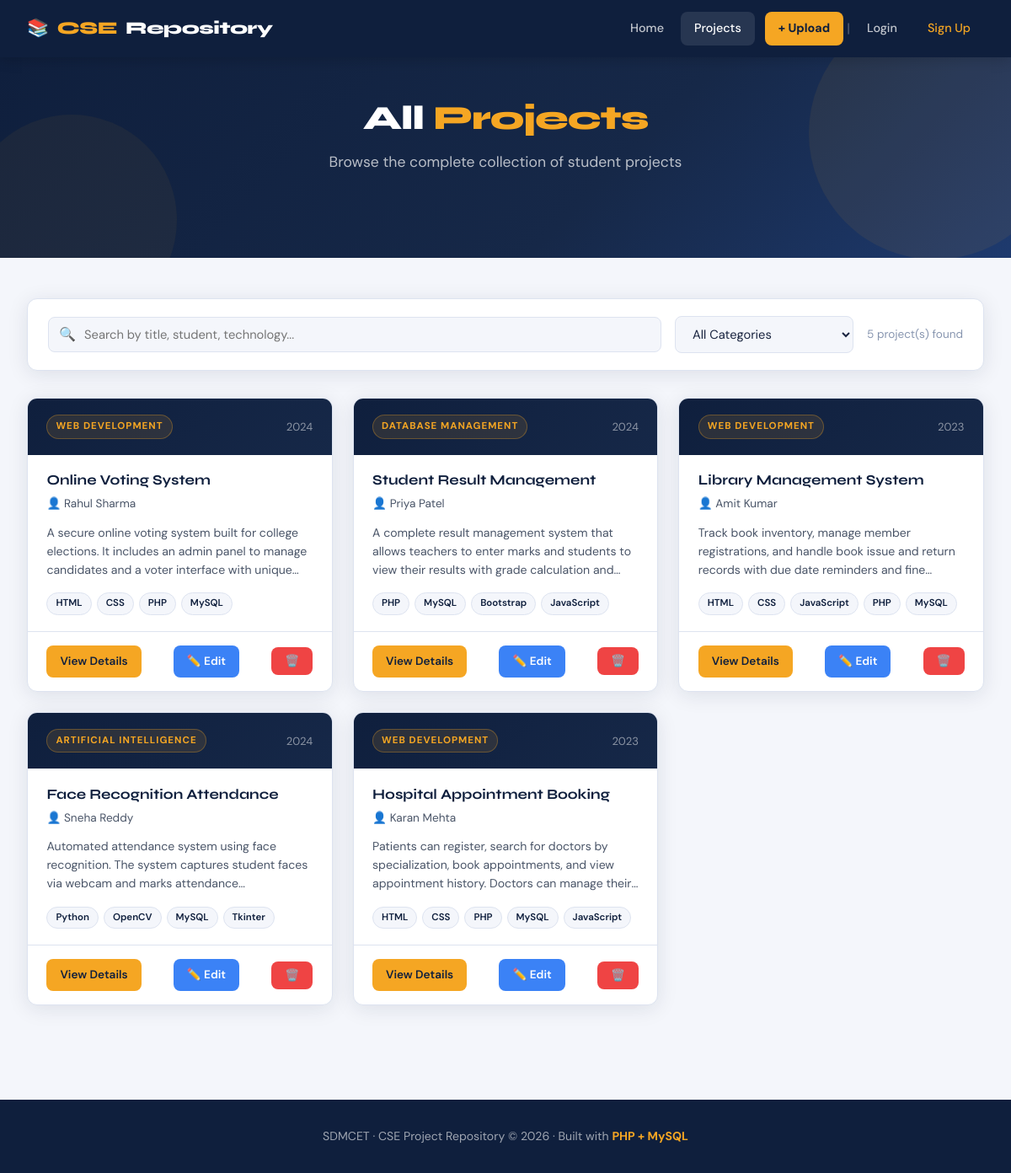
/projects.php, run on an earlier commit of the app's database.
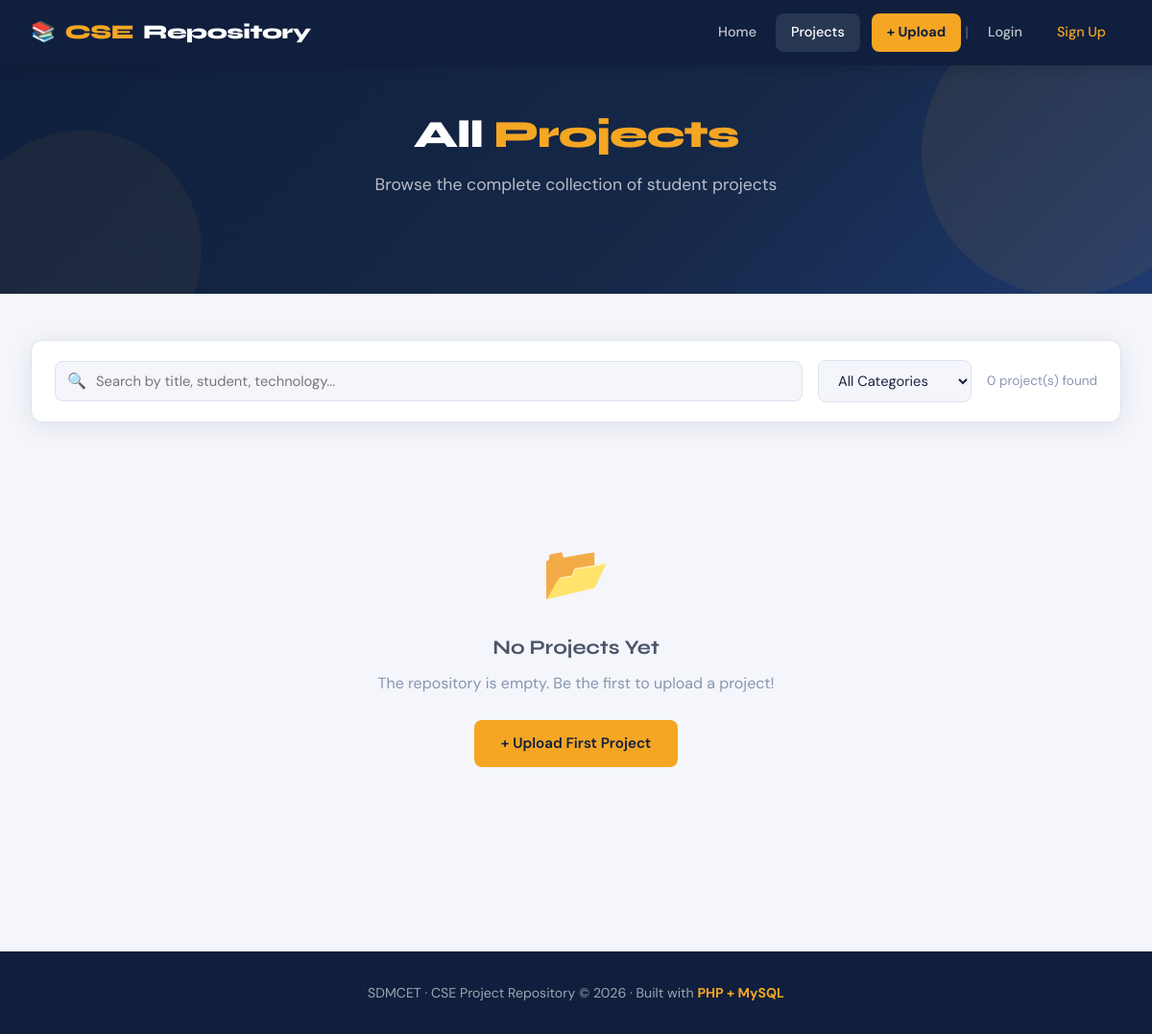
And on a later commit of the database.
### tables this page shows
CREATE TABLE IF NOT EXISTS projects (
    id          INT AUTO_INCREMENT PRIMARY KEY,    
    user_id     INT           NOT NULL,            
    title       VARCHAR(255)  NOT NULL,            
    category    VARCHAR(100)  NOT NULL,            
    technology  VARCHAR(255)  NOT NULL,            
    description TEXT          NOT NULL,            
    github_link VARCHAR(255)  DEFAULT '',          
    created_at  TIMESTAMP     DEFAULT CURRENT_TIMESTAMP,   
    FOREIGN KEY (user_id) REFERENCES users(id) ON DELETE CASCADE   
);

### auth.php (called while the page is built, shortened)
<?php
function isLoggedIn() {
    return isset($_SESSION['user_id']) && !empty($_SESSION['user_id']);
}
?>

### projects.php (the view, shortened to what this page needs)
<?php
include 'auth.php';
include 'db.php';
$projectQuery = "SELECT * FROM projects ORDER BY created_at DESC";
$projectResult = mysqli_query($conn, $projectQuery);
$totalProjects = mysqli_num_rows($projectResult);
?>
<!DOCTYPE html>
<html lang="en">
<head>
    <link rel="stylesheet" href="style.css">
</head>
<body>
<nav>
    <div class="nav-brand">📚 <span>CSE</span> Repository</div>
    <div class="nav-links">
        <a href="index.php">Home</a>
        <a href="projects.php" class="active">Projects</a>
        <?php if (isLoggedIn()): ?>
            <a href="upload.php" class="btn-upload">+ Upload</a>
            <span style="color: rgba(255,255,255,0.3);">|</span>
            <a href="dashboard.php">Dashboard</a>
            <a href="logout.php" style="color: #ef4444;">Logout</a>
        <?php else: ?>
            <a href="upload.php" class="btn-upload">+ Upload</a>
            <span style="color: rgba(255,255,255,0.3);">|</span>
            <a href="login.php">Login</a>
            <a href="signup.php" style="color: var(--amber);">Sign Up</a>
        <?php endif; ?>
    </div>
</nav>
<section class="hero" style="padding: 50px 2rem 60px;">
    <h1 style="font-size: clamp(1.6rem, 4vw, 2.5rem);">All <span>Projects</span></h1>
    <p>Browse the complete collection of student projects</p>
</section>
<div class="section">
    <div class="filter-bar">
        <div class="search-box">
            <span class="search-icon">🔍</span>
            <input
                type="text"
                id="searchInput"
                placeholder="Search by title, student, technology..."
                autocomplete="off"
            >
        </div>
        <select id="categoryFilter" class="filter-select">
            <option value="">All Categories</option>
        </select>
        <span class="results-count" id="resultsCount">
            <?php echo $totalProjects; ?> project(s) found
        </span>
    </div>
    <?php if ($totalProjects > 0): ?>
        <div class="projects-grid" id="projectsGrid">
            <?php while ($project = mysqli_fetch_assoc($projectResult)): ?>
                <div class="project-card" data-category="<?php echo htmlspecialchars($project['category']); ?>">
                    <div class="card-header">
                        <span class="card-category"><?php echo htmlspecialchars($project['category']); ?></span>
                        <span class="card-year"><?php echo $project['year']; ?></span>
                    </div>
                    <div class="card-body">
                        <h3 class="card-title"><?php echo htmlspecialchars($project['title']); ?></h3>
                        <p class="card-student">👤 <?php echo htmlspecialchars($project['student_name']); ?></p>
                        <p class="card-desc"><?php echo htmlspecialchars($project['description']); ?></p>
                        <div class="card-tech">
                            <?php
                            $techs = explode(',', $project['technology']);
                            foreach ($techs as $tech):
                                $tech = trim($tech);
                                if ($tech !== ''):
                            ?>
                                <span class="tech-tag"><?php echo htmlspecialchars($tech); ?></span>
                            <?php
                                endif;
                            endforeach;
                            ?>
                        </div>
                    </div>
                    <div class="card-footer">
                        <a href="project-detail.php?id=<?php echo $project['id']; ?>" class="btn btn-primary btn-sm">
                            View Details
                        </a>
                        <a href="edit-project.php?id=<?php echo $project['id']; ?>" class="btn btn-edit btn-sm">
                            ✏️ Edit
                        </a>
                        <form method="POST" action="delete-project.php" style="display:inline;"
                              onsubmit="return confirmDelete('<?php echo addslashes(htmlspecialchars($project['title'])); ?>')">
                            <button type="submit" class="btn btn-delete btn-sm">🗑️</button>
                        </form>
                    </div>
                </div>
            <?php endwhile; ?>
        </div>
    <?php else: ?>
        <div class="empty-state">
            <div class="empty-icon">📂</div>
            <h3>No Projects Yet</h3>
            <p>The repository is empty. Be the first to upload a project!</p>
            <br>
            <a href="upload.php" class="btn btn-primary">+ Upload First Project</a>
        </div>
    <?php endif; ?>
</div>
<footer>
    <p>SDMCET · CSE Project Repository &copy; <?php echo date('Y'); ?> · Built with <strong>PHP + MySQL</strong></p>
</footer>
</body>
</html>

What changed in the data, as far as the page shows it:
removed projects: category "WEB DEVELOPMENT", year "2024", title "Online Voting System", student_name "Rahul Sharma", description "A secure online voting system built for college elections. It includes an admin panel to manage candidates and a voter interface with…", technology "HTML", technology "CSS", technology "PHP", technology "MySQL"
removed projects: category "DATABASE MANAGEMENT", year "2024", title "Student Result Management", student_name "Priya Patel", description "A complete result management system that allows teachers to enter marks and students to view their results with grade calculation…", technology "PHP", technology "MySQL", technology "Bootstrap", technology "JavaScript"
removed projects: category "WEB DEVELOPMENT", year "2023", title "Library Management System", student_name "Amit Kumar", description "Track book inventory, manage member registrations, and handle book issue and return records with due date reminders and…", technology "HTML", technology "CSS", technology "JavaScript", technology "PHP", technology "MySQL"
removed projects: category "ARTIFICIAL INTELLIGENCE", year "2024", title "Face Recognition Attendance", student_name "Sneha Reddy", description "Automated attendance system using face recognition. The system captures student faces via webcam and marks…", technology "Python", technology "OpenCV", technology "MySQL", technology "Tkinter"
removed projects: category "WEB DEVELOPMENT", year "2023", title "Hospital Appointment Booking", student_name "Karan Mehta", description "Patients can register, search for doctors by specialization, book appointments, and view appointment history. Doctors can manage…", technology "HTML", technology "CSS", technology "PHP", technology "MySQL", technology "JavaScript"
Also different on the page:
$totalProjects: "5" → "0"
text now shown: "📂 No Projects Yet The repository is empty. Be the first to upload a project! + Upload First Project"
